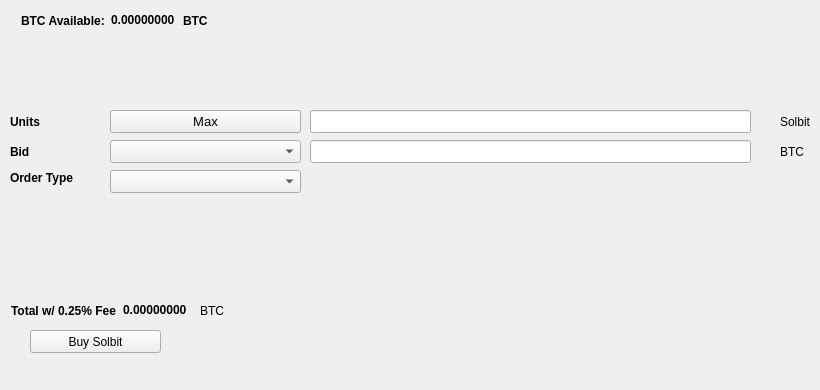
   <widget class="QWidget" name="BuyTab">
    <attribute name="title">
     <string>Buy</string>
    </attribute>
    <widget class="QPushButton" name="BuySolbit">
     <property name="geometry">
      <rect>
       <x>30</x>
       <y>330</y>
       <width>131</width>
       <height>23</height>
      </rect>
     </property>
     <property name="text">
      <string>Buy Solbit</string>
     </property>
     <property name="icon">
      <iconset resource="../solbit.qrc">
       <normaloff>:/icons/bitcoin</normaloff>:/icons/bitcoin</iconset>
     </property>
    </widget>
    <widget class="QLabel" name="label_3">
     <property name="geometry">
      <rect>
       <x>10</x>
       <y>110</y>
       <width>46</width>
       <height>23</height>
      </rect>
     </property>
     <property name="font">
      <font>
       <weight>75</weight>
       <bold>true</bold>
      </font>
     </property>
     <property name="text">
      <string>Units</string>
     </property>
    </widget>
    <widget class="QLineEdit" name="UnitsInput">
     <property name="geometry">
      <rect>
       <x>310</x>
       <y>110</y>
       <width>441</width>
       <height>23</height>
      </rect>
     </property>
     <property name="font">
      <font>
       <pointsize>9</pointsize>
       <weight>75</weight>
       <bold>true</bold>
      </font>
     </property>
    </widget>
    <widget class="QLineEdit" name="BuyBidPriceEdit">
     <property name="geometry">
      <rect>
       <x>310</x>
       <y>140</y>
       <width>441</width>
       <height>23</height>
      </rect>
     </property>
     <property name="font">
      <font>
       <pointsize>9</pointsize>
       <weight>75</weight>
       <bold>true</bold>
      </font>
     </property>
    </widget>
    <widget class="QLabel" name="label_4">
     <property name="geometry">
      <rect>
       <x>780</x>
       <y>110</y>
       <width>31</width>
       <height>23</height>
      </rect>
     </property>
     <property name="text">
      <string>Solbit</string>
     </property>
    </widget>
    <widget class="QLabel" name="label_5">
     <property name="geometry">
      <rect>
       <x>780</x>
       <y>140</y>
       <width>31</width>
       <height>23</height>
      </rect>
     </property>
     <property name="text">
      <string>BTC</string>
     </property>
    </widget>
    <widget class="QLabel" name="label_6">
     <property name="geometry">
      <rect>
       <x>10</x>
       <y>140</y>
       <width>46</width>
       <height>23</height>
      </rect>
     </property>
     <property name="font">
      <font>
       <weight>75</weight>
       <bold>true</bold>
      </font>
     </property>
     <property name="text">
      <string>Bid</string>
     </property>
    </widget>
    <widget class="QLabel" name="label_7">
     <property name="geometry">
      <rect>
       <x>10</x>
       <y>170</y>
       <width>91</width>
       <height>16</height>
      </rect>
     </property>
     <property name="font">
      <font>
       <weight>75</weight>
       <bold>true</bold>
      </font>
     </property>
     <property name="text">
      <string>Order Type</string>
     </property>
    </widget>
    <widget class="QPushButton" name="Buy_Max_Amount">
     <property name="geometry">
      <rect>
       <x>110</x>
       <y>110</y>
       <width>191</width>
       <height>23</height>
      </rect>
     </property>
     <property name="font">
      <font>
       <pointsize>10</pointsize>
      </font>
     </property>
     <property name="text">
      <string>Max</string>
     </property>
    </widget>
    <widget class="QComboBox" name="BuyBidcomboBox">
     <property name="geometry">
      <rect>
       <x>110</x>
       <y>140</y>
       <width>191</width>
       <height>23</height>
      </rect>
     </property>
     <property name="font">
      <font>
       <pointsize>10</pointsize>
      </font>
     </property>
    </widget>
    <widget class="QComboBox" name="buyOrdertypeCombo">
     <property name="geometry">
      <rect>
       <x>110</x>
       <y>170</y>
       <width>191</width>
       <height>23</height>
      </rect>
     </property>
     <property name="font">
      <font>
       <pointsize>10</pointsize>
      </font>
     </property>
    </widget>
    <widget class="QWidget" name="layoutWidget1">
     <property name="geometry">
      <rect>
       <x>21</x>
       <y>11</y>
       <width>227</width>
       <height>19</height>
      </rect>
     </property>
     <layout class="QHBoxLayout" name="horizontalLayout_3">
      <item>
       <widget class="QLabel" name="label232">
        <property name="font">
         <font>
          <weight>75</weight>
          <bold>true</bold>
         </font>
        </property>
        <property name="text">
         <string>BTC Available:</string>
        </property>
       </widget>
      </item>
      <item>
       <widget class="QLabel" name="BtcAvailableLbl">
        <property name="palette">
         <palette>
          <active>
           <colorrole role="WindowText">
            <brush brushstyle="SolidPattern">
             <color alpha="255">
              <red>0</red>
              <green>0</green>
              <blue>0</blue>
             </color>
            </brush>
           </colorrole>
           <colorrole role="Button">
            <brush brushstyle="SolidPattern">
             <color alpha="255">
              <red>0</red>
              <green>170</green>
              <blue>0</blue>
             </color>
            </brush>
           </colorrole>
           <colorrole role="Light">
            <brush brushstyle="SolidPattern">
             <color alpha="255">
              <red>0</red>
              <green>255</green>
              <blue>0</blue>
             </color>
            </brush>
           </colorrole>
           <colorrole role="Midlight">
            <brush brushstyle="SolidPattern">
             <color alpha="255">
              <red>0</red>
              <green>212</green>
              <blue>0</blue>
             </color>
            </brush>
           </colorrole>
           <colorrole role="Dark">
            <brush brushstyle="SolidPattern">
             <color alpha="255">
              <red>0</red>
              <green>85</green>
              <blue>0</blue>
             </color>
            </brush>
           </colorrole>
           <colorrole role="Mid">
            <brush brushstyle="SolidPattern">
             <color alpha="255">
              <red>0</red>
              <green>113</green>
              <blue>0</blue>
             </color>
            </brush>
           </colorrole>
           <colorrole role="Text">
            <brush brushstyle="SolidPattern">
             <color alpha="255">
              <red>0</red>
              <green>170</green>
              <blue>0</blue>
             </color>
            </brush>
           </colorrole>
           <colorrole role="BrightText">
            <brush brushstyle="SolidPattern">
             <color alpha="255">
              <red>255</red>
              <green>255</green>
              <blue>255</blue>
             </color>
            </brush>
           </colorrole>
           <colorrole role="ButtonText">
            <brush brushstyle="SolidPattern">
             <color alpha="255">
              <red>0</red>
              <green>0</green>
              <blue>0</blue>
             </color>
            </brush>
           </colorrole>
           <colorrole role="Base">
            <brush brushstyle="SolidPattern">
             <color alpha="255">
              <red>255</red>
              <green>255</green>
              <blue>255</blue>
             </color>
            </brush>
           </colorrole>
           <colorrole role="Window">
            <brush brushstyle="SolidPattern">
             <color alpha="255">
              <red>0</red>
              <green>170</green>
              <blue>0</blue>
             </color>
            </brush>
           </colorrole>
           <colorrole role="Shadow">
            <brush brushstyle="SolidPattern">
             <color alpha="255">
              <red>0</red>
              <green>0</green>
              <blue>0</blue>
             </color>
            </brush>
           </colorrole>
           <colorrole role="AlternateBase">
            <brush brushstyle="SolidPattern">
             <color alpha="255">
              <red>127</red>
              <green>212</green>
              <blue>127</blue>
             </color>
            </brush>
           </colorrole>
           <colorrole role="ToolTipBase">
            <brush brushstyle="SolidPattern">
             <color alpha="255">
              <red>255</red>
              <green>255</green>
              <blue>220</blue>
             </color>
            </brush>
           </colorrole>
           <colorrole role="ToolTipText">
            <brush brushstyle="SolidPattern">
             <color alpha="255">
              <red>0</red>
              <green>0</green>
              <blue>0</blue>
             </color>
            </brush>
           </colorrole>
          </active>
          <inactive>
           <colorrole role="WindowText">
            <brush brushstyle="SolidPattern">
             <color alpha="255">
              <red>0</red>
              <green>0</green>
              <blue>0</blue>
             </color>
            </brush>
           </colorrole>
           <colorrole role="Button">
            <brush brushstyle="SolidPattern">
             <color alpha="255">
              <red>0</red>
              <green>170</green>
              <blue>0</blue>
             </color>
            </brush>
           </colorrole>
           <colorrole role="Light">
            <brush brushstyle="SolidPattern">
             <color alpha="255">
              <red>0</red>
              <green>255</green>
              <blue>0</blue>
             </color>
            </brush>
           </colorrole>
           <colorrole role="Midlight">
            <brush brushstyle="SolidPattern">
             <color alpha="255">
              <red>0</red>
              <green>212</green>
              <blue>0</blue>
             </color>
            </brush>
           </colorrole>
           <colorrole role="Dark">
            <brush brushstyle="SolidPattern">
             <color alpha="255">
              <red>0</red>
              <green>85</green>
              <blue>0</blue>
             </color>
            </brush>
           </colorrole>
           <colorrole role="Mid">
            <brush brushstyle="SolidPattern">
             <color alpha="255">
              <red>0</red>
              <green>113</green>
              <blue>0</blue>
             </color>
            </brush>
           </colorrole>
           <colorrole role="Text">
            <brush brushstyle="SolidPattern">
             <color alpha="255">
              <red>0</red>
              <green>170</green>
              <blue>0</blue>
             </color>
            </brush>
           </colorrole>
           <colorrole role="BrightText">
            <brush brushstyle="SolidPattern">
             <color alpha="255">
              <red>255</red>
              <green>255</green>
              <blue>255</blue>
             </color>
            </brush>
           </colorrole>
           <colorrole role="ButtonText">
            <brush brushstyle="SolidPattern">
             <color alpha="255">
              <red>0</red>
              <green>0</green>
              <blue>0</blue>
             </color>
            </brush>
           </colorrole>
           <colorrole role="Base">
            <brush brushstyle="SolidPattern">
             <color alpha="255">
              <red>255</red>
              <green>255</green>
              <blue>255</blue>
             </color>
            </brush>
           </colorrole>
           <colorrole role="Window">
            <brush brushstyle="SolidPattern">
             <color alpha="255">
              <red>0</red>
              <green>170</green>
              <blue>0</blue>
             </color>
            </brush>
           </colorrole>
           <colorrole role="Shadow">
            <brush brushstyle="SolidPattern">
             <color alpha="255">
              <red>0</red>
              <green>0</green>
              <blue>0</blue>
             </color>
            </brush>
           </colorrole>
           <colorrole role="AlternateBase">
            <brush brushstyle="SolidPattern">
             <color alpha="255">
              <red>127</red>
              <green>212</green>
              <blue>127</blue>
             </color>
            </brush>
           </colorrole>
           <colorrole role="ToolTipBase">
            <brush brushstyle="SolidPattern">
             <color alpha="255">
              <red>255</red>
              <green>255</green>
              <blue>220</blue>
             </color>
            </brush>
           </colorrole>
           <colorrole role="ToolTipText">
            <brush brushstyle="SolidPattern">
             <color alpha="255">
              <red>0</red>
              <green>0</green>
              <blue>0</blue>
             </color>
            </brush>
           </colorrole>
          </inactive>
          <disabled>
           <colorrole role="WindowText">
            <brush brushstyle="SolidPattern">
             <color alpha="255">
              <red>0</red>
              <green>85</green>
              <blue>0</blue>
             </color>
            </brush>
           </colorrole>
           <colorrole role="Button">
            <brush brushstyle="SolidPattern">
             <color alpha="255">
              <red>0</red>
              <green>170</green>
              <blue>0</blue>
             </color>
            </brush>
           </colorrole>
           <colorrole role="Light">
            <brush brushstyle="SolidPattern">
             <color alpha="255">
              <red>0</red>
              <green>255</green>
              <blue>0</blue>
             </color>
            </brush>
           </colorrole>
           <colorrole role="Midlight">
            <brush brushstyle="SolidPattern">
             <color alpha="255">
              <red>0</red>
              <green>212</green>
              <blue>0</blue>
             </color>
            </brush>
           </colorrole>
           <colorrole role="Dark">
            <brush brushstyle="SolidPattern">
             <color alpha="255">
              <red>0</red>
              <green>85</green>
              <blue>0</blue>
             </color>
            </brush>
           </colorrole>
           <colorrole role="Mid">
            <brush brushstyle="SolidPattern">
             <color alpha="255">
              <red>0</red>
              <green>113</green>
              <blue>0</blue>
             </color>
            </brush>
           </colorrole>
           <colorrole role="Text">
            <brush brushstyle="SolidPattern">
             <color alpha="255">
              <red>0</red>
              <green>85</green>
              <blue>0</blue>
             </color>
            </brush>
           </colorrole>
           <colorrole role="BrightText">
            <brush brushstyle="SolidPattern">
             <color alpha="255">
              <red>255</red>
              <green>255</green>
              <blue>255</blue>
             </color>
            </brush>
           </colorrole>
           <colorrole role="ButtonText">
            <brush brushstyle="SolidPattern">
             <color alpha="255">
              <red>0</red>
              <green>85</green>
              <blue>0</blue>
             </color>
            </brush>
           </colorrole>
           <colorrole role="Base">
            <brush brushstyle="SolidPattern">
             <color alpha="255">
              <red>0</red>
              <green>170</green>
              <blue>0</blue>
             </color>
            </brush>
           </colorrole>
           <colorrole role="Window">
            <brush brushstyle="SolidPattern">
             <color alpha="255">
              <red>0</red>
              <green>170</green>
              <blue>0</blue>
             </color>
            </brush>
           </colorrole>
           <colorrole role="Shadow">
            <brush brushstyle="SolidPattern">
             <color alpha="255">
              <red>0</red>
              <green>0</green>
              <blue>0</blue>
             </color>
            </brush>
           </colorrole>
           <colorrole role="AlternateBase">
            <brush brushstyle="SolidPattern">
             <color alpha="255">
              <red>0</red>
              <green>170</green>
              <blue>0</blue>
             </color>
            </brush>
           </colorrole>
           <colorrole role="ToolTipBase">
            <brush brushstyle="SolidPattern">
             <color alpha="255">
              <red>255</red>
              <green>255</green>
              <blue>220</blue>
             </color>
            </brush>
           </colorrole>
           <colorrole role="ToolTipText">
            <brush brushstyle="SolidPattern">
             <color alpha="255">
              <red>0</red>
              <green>0</green>
              <blue>0</blue>
             </color>
            </brush>
           </colorrole>
          </disabled>
         </palette>
        </property>
        <property name="font">
         <font>
          <weight>75</weight>
          <bold>true</bold>
         </font>
        </property>
        <property name="text">
         <string>0.00000000</string>
        </property>
        <property name="textInteractionFlags">
         <set>Qt::LinksAccessibleByMouse|Qt::TextSelectableByKeyboard|Qt::TextSelectableByMouse</set>
        </property>
       </widget>
      </item>
      <item>
       <widget class="QLabel" name="BtcAvailableLbl_2">
        <property name="font">
         <font>
          <weight>75</weight>
          <bold>true</bold>
         </font>
        </property>
        <property name="text">
         <string>BTC</string>
        </property>
       </widget>
      </item>
     </layout>
    </widget>
    <widget class="QWidget" name="layoutWidge2">
     <property name="geometry">
      <rect>
       <x>11</x>
       <y>301</y>
       <width>259</width>
       <height>19</height>
      </rect>
     </property>
     <layout class="QHBoxLayout" name="horizontalLayout_4">
      <item>
       <widget class="QLabel" name="label_9">
        <property name="font">
         <font>
          <weight>75</weight>
          <bold>true</bold>
         </font>
        </property>
        <property name="text">
         <string>Total w/ 0.25% Fee</string>
        </property>
       </widget>
      </item>
      <item>
       <widget class="QLabel" name="BuyCostLabel">
        <property name="palette">
         <palette>
          <active>
           <colorrole role="WindowText">
            <brush brushstyle="SolidPattern">
             <color alpha="255">
              <red>0</red>
              <green>0</green>
              <blue>0</blue>
             </color>
            </brush>
           </colorrole>
           <colorrole role="Button">
            <brush brushstyle="SolidPattern">
             <color alpha="255">
              <red>0</red>
              <green>170</green>
              <blue>0</blue>
             </color>
            </brush>
           </colorrole>
           <colorrole role="Light">
            <brush brushstyle="SolidPattern">
             <color alpha="255">
              <red>0</red>
              <green>255</green>
              <blue>0</blue>
             </color>
            </brush>
           </colorrole>
           <colorrole role="Midlight">
            <brush brushstyle="SolidPattern">
             <color alpha="255">
              <red>0</red>
              <green>212</green>
              <blue>0</blue>
             </color>
            </brush>
           </colorrole>
           <colorrole role="Dark">
            <brush brushstyle="SolidPattern">
             <color alpha="255">
              <red>0</red>
              <green>85</green>
              <blue>0</blue>
             </color>
            </brush>
           </colorrole>
           <colorrole role="Mid">
            <brush brushstyle="SolidPattern">
             <color alpha="255">
              <red>0</red>
              <green>113</green>
              <blue>0</blue>
             </color>
            </brush>
           </colorrole>
           <colorrole role="Text">
            <brush brushstyle="SolidPattern">
             <color alpha="255">
              <red>0</red>
              <green>170</green>
              <blue>0</blue>
             </color>
            </brush>
           </colorrole>
           <colorrole role="BrightText">
            <brush brushstyle="SolidPattern">
             <color alpha="255">
              <red>255</red>
              <green>255</green>
              <blue>255</blue>
             </color>
            </brush>
           </colorrole>
           <colorrole role="ButtonText">
            <brush brushstyle="SolidPattern">
             <color alpha="255">
              <red>0</red>
              <green>0</green>
              <blue>0</blue>
             </color>
            </brush>
           </colorrole>
           <colorrole role="Base">
            <brush brushstyle="SolidPattern">
             <color alpha="255">
              <red>255</red>
              <green>255</green>
              <blue>255</blue>
             </color>
            </brush>
           </colorrole>
           <colorrole role="Window">
            <brush brushstyle="SolidPattern">
             <color alpha="255">
              <red>0</red>
              <green>170</green>
              <blue>0</blue>
             </color>
            </brush>
           </colorrole>
           <colorrole role="Shadow">
            <brush brushstyle="SolidPattern">
             <color alpha="255">
              <red>0</red>
              <green>0</green>
              <blue>0</blue>
             </color>
            </brush>
           </colorrole>
           <colorrole role="AlternateBase">
            <brush brushstyle="SolidPattern">
             <color alpha="255">
              <red>127</red>
              <green>212</green>
              <blue>127</blue>
             </color>
            </brush>
           </colorrole>
           <colorrole role="ToolTipBase">
            <brush brushstyle="SolidPattern">
             <color alpha="255">
              <red>255</red>
              <green>255</green>
              <blue>220</blue>
             </color>
            </brush>
           </colorrole>
           <colorrole role="ToolTipText">
            <brush brushstyle="SolidPattern">
             <color alpha="255">
              <red>0</red>
              <green>0</green>
              <blue>0</blue>
             </color>
            </brush>
           </colorrole>
          </active>
          <inactive>
           <colorrole role="WindowText">
            <brush brushstyle="SolidPattern">
             <color alpha="255">
              <red>0</red>
              <green>0</green>
              <blue>0</blue>
             </color>
            </brush>
           </colorrole>
           <colorrole role="Button">
            <brush brushstyle="SolidPattern">
             <color alpha="255">
              <red>0</red>
              <green>170</green>
              <blue>0</blue>
             </color>
            </brush>
           </colorrole>
           <colorrole role="Light">
            <brush brushstyle="SolidPattern">
             <color alpha="255">
              <red>0</red>
              <green>255</green>
              <blue>0</blue>
             </color>
            </brush>
           </colorrole>
           <colorrole role="Midlight">
            <brush brushstyle="SolidPattern">
             <color alpha="255">
              <red>0</red>
              <green>212</green>
              <blue>0</blue>
             </color>
            </brush>
           </colorrole>
           <colorrole role="Dark">
            <brush brushstyle="SolidPattern">
             <color alpha="255">
              <red>0</red>
              <green>85</green>
              <blue>0</blue>
             </color>
            </brush>
           </colorrole>
           <colorrole role="Mid">
            <brush brushstyle="SolidPattern">
             <color alpha="255">
              <red>0</red>
              <green>113</green>
              <blue>0</blue>
             </color>
            </brush>
           </colorrole>
           <colorrole role="Text">
            <brush brushstyle="SolidPattern">
             <color alpha="255">
              <red>0</red>
              <green>170</green>
              <blue>0</blue>
             </color>
            </brush>
           </colorrole>
           <colorrole role="BrightText">
            <brush brushstyle="SolidPattern">
             <color alpha="255">
              <red>255</red>
              <green>255</green>
              <blue>255</blue>
             </color>
            </brush>
           </colorrole>
           <colorrole role="ButtonText">
            <brush brushstyle="SolidPattern">
             <color alpha="255">
              <red>0</red>
              <green>0</green>
              <blue>0</blue>
             </color>
            </brush>
           </colorrole>
           <colorrole role="Base">
            <brush brushstyle="SolidPattern">
             <color alpha="255">
              <red>255</red>
              <green>255</green>
              <blue>255</blue>
             </color>
            </brush>
           </colorrole>
           <colorrole role="Window">
            <brush brushstyle="SolidPattern">
             <color alpha="255">
              <red>0</red>
              <green>170</green>
              <blue>0</blue>
             </color>
            </brush>
           </colorrole>
           <colorrole role="Shadow">
            <brush brushstyle="SolidPattern">
             <color alpha="255">
              <red>0</red>
              <green>0</green>
              <blue>0</blue>
             </color>
            </brush>
           </colorrole>
           <colorrole role="AlternateBase">
            <brush brushstyle="SolidPattern">
             <color alpha="255">
              <red>127</red>
              <green>212</green>
              <blue>127</blue>
             </color>
            </brush>
           </colorrole>
           <colorrole role="ToolTipBase">
            <brush brushstyle="SolidPattern">
             <color alpha="255">
              <red>255</red>
              <green>255</green>
              <blue>220</blue>
             </color>
            </brush>
           </colorrole>
           <colorrole role="ToolTipText">
            <brush brushstyle="SolidPattern">
             <color alpha="255">
              <red>0</red>
              <green>0</green>
              <blue>0</blue>
             </color>
            </brush>
           </colorrole>
          </inactive>
          <disabled>
           <colorrole role="WindowText">
            <brush brushstyle="SolidPattern">
             <color alpha="255">
              <red>0</red>
              <green>85</green>
              <blue>0</blue>
             </color>
            </brush>
           </colorrole>
           <colorrole role="Button">
            <brush brushstyle="SolidPattern">
             <color alpha="255">
              <red>0</red>
              <green>170</green>
              <blue>0</blue>
             </color>
            </brush>
           </colorrole>
           <colorrole role="Light">
            <brush brushstyle="SolidPattern">
             <color alpha="255">
              <red>0</red>
              <green>255</green>
              <blue>0</blue>
             </color>
            </brush>
           </colorrole>
           <colorrole role="Midlight">
            <brush brushstyle="SolidPattern">
             <color alpha="255">
              <red>0</red>
              <green>212</green>
              <blue>0</blue>
             </color>
            </brush>
           </colorrole>
           <colorrole role="Dark">
            <brush brushstyle="SolidPattern">
             <color alpha="255">
              <red>0</red>
              <green>85</green>
              <blue>0</blue>
             </color>
            </brush>
           </colorrole>
           <colorrole role="Mid">
            <brush brushstyle="SolidPattern">
             <color alpha="255">
              <red>0</red>
              <green>113</green>
              <blue>0</blue>
             </color>
            </brush>
           </colorrole>
           <colorrole role="Text">
            <brush brushstyle="SolidPattern">
             <color alpha="255">
              <red>0</red>
              <green>85</green>
              <blue>0</blue>
             </color>
            </brush>
           </colorrole>
           <colorrole role="BrightText">
            <brush brushstyle="SolidPattern">
             <color alpha="255">
              <red>255</red>
              <green>255</green>
              <blue>255</blue>
             </color>
            </brush>
           </colorrole>
           <colorrole role="ButtonText">
            <brush brushstyle="SolidPattern">
             <color alpha="255">
              <red>0</red>
              <green>85</green>
              <blue>0</blue>
             </color>
            </brush>
           </colorrole>
           <colorrole role="Base">
            <brush brushstyle="SolidPattern">
             <color alpha="255">
              <red>0</red>
              <green>170</green>
              <blue>0</blue>
             </color>
            </brush>
           </colorrole>
           <colorrole role="Window">
            <brush brushstyle="SolidPattern">
             <color alpha="255">
              <red>0</red>
              <green>170</green>
              <blue>0</blue>
             </color>
            </brush>
           </colorrole>
           <colorrole role="Shadow">
            <brush brushstyle="SolidPattern">
             <color alpha="255">
              <red>0</red>
              <green>0</green>
              <blue>0</blue>
             </color>
            </brush>
           </colorrole>
           <colorrole role="AlternateBase">
            <brush brushstyle="SolidPattern">
             <color alpha="255">
              <red>0</red>
              <green>170</green>
              <blue>0</blue>
             </color>
            </brush>
           </colorrole>
           <colorrole role="ToolTipBase">
            <brush brushstyle="SolidPattern">
             <color alpha="255">
              <red>255</red>
              <green>255</green>
              <blue>220</blue>
             </color>
            </brush>
           </colorrole>
           <colorrole role="ToolTipText">
            <brush brushstyle="SolidPattern">
             <color alpha="255">
              <red>0</red>
              <green>0</green>
              <blue>0</blue>
             </color>
            </brush>
           </colorrole>
          </disabled>
         </palette>
        </property>
        <property name="font">
         <font>
          <weight>75</weight>
          <bold>true</bold>
         </font>
        </property>
        <property name="autoFillBackground">
         <bool>false</bool>
        </property>
        <property name="text">
         <string>0.00000000</string>
        </property>
        <property name="textInteractionFlags">
         <set>Qt::LinksAccessibleByMouse|Qt::TextSelectableByMouse</set>
        </property>
       </widget>
      </item>
      <item>
       <widget class="QLabel" name="label_10">
        <property name="font">
         <font>
          <weight>50</weight>
          <bold>false</bold>
         </font>
        </property>
        <property name="text">
         <string>BTC</string>
        </property>
       </widget>
      </item>
     </layout>
    </widget>
    <widget class="QLabel" name="label_24">
     <property name="geometry">
      <rect>
       <x>460</x>
       <y>300</y>
       <width>281</width>
       <height>81</height>
      </rect>
     </property>
     <property name="text">
      <string/>
     </property>
     <property name="pixmap">
      <pixmap>:/images/bittrex</pixmap>
     </property>
    </widget>
   </widget>
